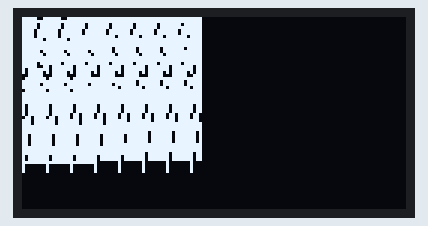
This sketch was run on a simulated ESP8266 (NodeMCU). Shown: 128×64 one-colour display. WiFi joins after 1.5 s; servers stay silent unless stated.

Above: at 1.6 s.
At 11.6 s:
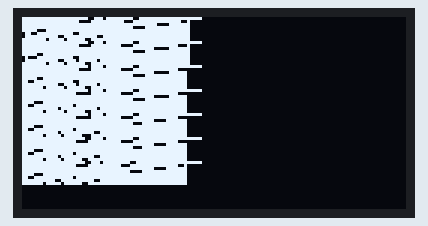
At 21.6 s:
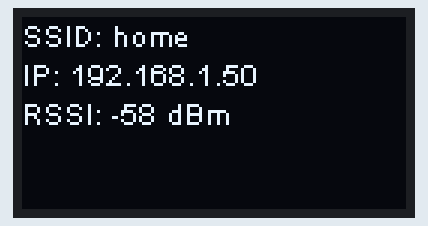

Measured:
- what the display in image 0 shows lasts 10.0 s, from 1.5 s to 11.5 s

The sketch:

Teste_display_OLED.ino
```cpp
// WiFi includes
#include <ESP8266WiFi.h>
// WiFiManager includes
#include <ESP8266WebServer.h>
#include <WiFiManager.h>
// OTA Includes
#include <ESP8266mDNS.h>
#include <ArduinoOTA.h>

// Include the correct display library
// For a connection via I2C using Wire include
#include <Wire.h>  // Only needed for Arduino 1.6.5 and earlier
#include "SSD1306Wire.h" // legacy include: `#include "SSD1306.h"`

SSD1306Wire  display(0x3c, D2, D1);//SCK,SDA
// SH1106 display(0x3c, D3, D5);

const unsigned char logo [] PROGMEM = {
0x9f, 0x9f, 0xff, 0xff, 0xff, 0xff, 0xff, 0xff, 0xff, 0xff, 0xff, 0xff, 0xff, 0xff, 0xff, 0xdf,
  0xdf, 0xdf, 0xdf, 0xdf, 0xdf, 0xdf, 0xdf, 0xdf, 0xdf, 0xdf, 0xdf, 0xdf, 0xdf, 0xdf, 0xff, 0xef,
  0xef, 0xef, 0xef, 0xef, 0xef, 0xef, 0xef, 0xef, 0xef, 0xef, 0xef, 0xef, 0xef, 0xef, 0xef, 0xef,
  0xef, 0xef, 0xff, 0x7f, 0x7f, 0x7f, 0x7f, 0x7f, 0x7f, 0x7f, 0xff, 0xff, 0xff, 0xff, 0xff, 0xff,
  0xff, 0xff, 0xff, 0xff, 0xff, 0xff, 0xff, 0xff, 0xff, 0xff, 0xff, 0xff, 0xff, 0xff, 0xff, 0xff,
  0xff, 0xff, 0xff, 0xbf, 0xbf, 0xbf, 0xbf, 0xbf, 0xbf, 0xbf, 0xbf, 0xbf, 0xbf, 0xbf, 0xff, 0x7f,
  0x7f, 0x7f, 0x7f, 0x7f, 0x7f, 0x7f, 0xff, 0xff, 0xff, 0xff, 0xff, 0xff, 0xff, 0xff, 0xff, 0xff,
  0xff, 0xff, 0xff, 0xff, 0xff, 0xff, 0xff, 0xdf, 0xdf, 0xdf, 0xdf, 0xdf, 0xdf, 0xdf, 0xdf, 0x9f,
  0x9f, 0xfd, 0xfd, 0xfd, 0xfd, 0xfd, 0xfd, 0xfd, 0xfd, 0xfd, 0xfd, 0xfd, 0xfd, 0xfd, 0xfd, 0xfd,
  0x7d, 0x7d, 0x7d, 0x7d, 0x7d, 0x7d, 0x7d, 0x7d, 0x7c, 0x7c, 0x7c, 0x7c, 0x7c, 0x7c, 0x7c, 0xfe,
  0xfe, 0xfe, 0xfe, 0xff, 0xff, 0xff, 0xff, 0xff, 0xff, 0xff, 0xff, 0xff, 0xbf, 0xbf, 0xbf, 0xbf,
  0xbf, 0xbf, 0xbf, 0xbf, 0xbf, 0xbf, 0xbf, 0xff, 0xff, 0xff, 0xff, 0xff, 0xfe, 0xfe, 0xfe, 0xfe,
  0xfe, 0xfe, 0xfe, 0xff, 0xff, 0xff, 0xff, 0xff, 0xff, 0xff, 0xff, 0xff, 0xff, 0xff, 0xff, 0xff,
  0xff, 0xff, 0xff, 0xff, 0xff, 0xff, 0xff, 0xff, 0xff, 0xff, 0xff, 0xff, 0xff, 0xff, 0xff, 0xff,
  0xff, 0xff, 0xff, 0xff, 0xff, 0xff, 0xff, 0xff, 0xfd, 0xfd, 0xfd, 0xfd, 0xfd, 0xfd, 0xfd, 0xfd,
  0xfd, 0xfd, 0xfd, 0xfd, 0xfd, 0xfd, 0xfd, 0xfd, 0xfd, 0xfd, 0xfd, 0xfd, 0xfd, 0xfd, 0xfd, 0xfd,
  0xfd, 0xfd, 0xf6, 0xf6, 0xf6, 0xf6, 0xf6, 0xf6, 0xf6, 0xf6, 0xf6, 0xf6, 0xf6, 0xf6, 0xf6, 0xf6,
  0xf7, 0xf7, 0xf7, 0xf7, 0xf7, 0xf7, 0xf7, 0xf7, 0xf7, 0xf7, 0xf7, 0xf7, 0xff, 0xff, 0xff, 0xff,
  0xff, 0xff, 0xff, 0xff, 0xff, 0xff, 0xff, 0xff, 0xff, 0xff, 0xff, 0xff, 0xff, 0xff, 0xff, 0xff,
  0xff, 0xff, 0xff, 0xff, 0xff, 0xfb, 0xfb, 0xfb, 0xfb, 0xfb, 0xfb, 0xfb, 0xfb, 0xfb, 0xfb, 0xfb,
  0xfb, 0xfb, 0xfb, 0xfb, 0xfb, 0xfb, 0xfb, 0xfb, 0xfb, 0xfb, 0xfb, 0xfb, 0xfb, 0xfb, 0xfb, 0xfb,
  0xfb, 0xfb, 0xfb, 0xfb, 0xff, 0xff, 0xff, 0xff, 0xff, 0xff, 0xff, 0xff, 0xff, 0xff, 0xff, 0xff,
  0xff, 0xff, 0xff, 0xff, 0xff, 0xff, 0xff, 0xff, 0xff, 0xff, 0xff, 0xff, 0xff, 0xfd, 0xfd, 0xfd,
  0xfd, 0xfd, 0xfd, 0xfd, 0xfd, 0xfd, 0xfd, 0xfd, 0xfd, 0xfd, 0xfd, 0xfd, 0xfd, 0xfd, 0xfd, 0xfd,
  0xff, 0xff, 0xff, 0x01, 0x01, 0x01, 0x01, 0x01, 0x01, 0x01, 0x01, 0x01, 0x01, 0x01, 0x01, 0x01,
  0x01, 0x01, 0x01, 0x01, 0x01, 0x01, 0x01, 0x01, 0x01, 0x01, 0x01, 0x01, 0x01, 0x01, 0x01, 0x01,
  0x01, 0x01, 0x01, 0x01, 0x01, 0x01, 0x01, 0x01, 0x01, 0x01, 0x01, 0x01, 0x01, 0x01, 0x01, 0x01,
  0x01, 0x01, 0x01, 0x01, 0x01, 0x01, 0x01, 0x01, 0x01, 0x01, 0x01, 0x01, 0x01, 0x01, 0x01, 0x01,
  0x01, 0x01, 0x01, 0x01, 0x01, 0x01, 0x01, 0x01, 0x01, 0x01, 0x01, 0x01, 0x01, 0x01, 0x01, 0x01,
  0x01, 0x01, 0x01, 0x01, 0x01, 0x01, 0x01, 0x01, 0x01, 0x01, 0x01, 0x01, 0x01, 0x01, 0x01, 0x01,
  0x01, 0x01, 0x01, 0x01, 0x01, 0x01, 0x01, 0x01, 0x01, 0x01, 0x01, 0x01, 0x01, 0x01, 0x01, 0x01,
  0x01, 0x01, 0x01, 0x01, 0x01, 0x01, 0x01, 0x01, 0x01, 0x01, 0x01, 0x01, 0x01, 0x01, 0x01, 0x01,
  0x01, 0x01, 0x01, 0x01, 0x00, 0x00, 0x00, 0x00, 0x00, 0x00, 0x00, 0x00, 0x00, 0x00, 0x00, 0x00,
  0x00, 0x00, 0x00, 0x00, 0x00, 0x00, 0x00, 0x00, 0x00, 0x00, 0x00, 0x00, 0x00, 0x00, 0x00, 0x00,
  0x00, 0x00, 0x00, 0x00, 0x00, 0x00, 0x00, 0x00, 0x00, 0x00, 0x00, 0x00, 0x00, 0x00, 0x00, 0x00,
  0x00, 0x00, 0x00, 0x00, 0x00, 0x00, 0x00, 0x00, 0x00, 0x00, 0x00, 0x00, 0x00, 0x00, 0x00, 0x00,
  0x00, 0x00, 0x00, 0x00, 0x00, 0x00, 0x00, 0x00, 0x00, 0x00, 0x00, 0x00, 0x00, 0x00, 0x00, 0x00,
  0x00, 0x00, 0x00, 0x00, 0x00, 0x00, 0x00, 0x00, 0x00, 0x00, 0x00, 0x00, 0x00, 0x00, 0x00, 0x00,
  0x00, 0x00, 0x00, 0x00, 0x00, 0x00, 0x00, 0x00, 0x00, 0x00, 0x00, 0x00, 0x00, 0x00, 0x00, 0x00,
  0x00, 0x00, 0x00, 0x00, 0x00, 0x00, 0x00, 0x00, 0x00, 0x00, 0x00, 0x00, 0x00, 0x00, 0x00, 0x00,
  0x00, 0x00, 0x00, 0x00, 0x00, 0x00, 0x00, 0x00, 0x00, 0x00, 0x00, 0x00, 0x00, 0x00, 0x00, 0x00,
  0x00, 0x00, 0x00, 0x00, 0x00, 0x00, 0x00, 0x00, 0x00, 0x00, 0x00, 0x00, 0x00, 0x00, 0x00, 0x00,
  0x00, 0x00, 0x00, 0x00, 0x00, 0x00, 0x00, 0x00, 0x00, 0x00, 0x00, 0x00, 0x00, 0x00, 0x00, 0x00,
  0x00, 0x00, 0x00, 0x00, 0x00, 0x00, 0x00, 0x00, 0x00, 0x00, 0x00, 0x00, 0x00, 0x00, 0x00, 0x00,
  0x00, 0x00, 0x00, 0x00, 0x00, 0x00, 0x00, 0x00, 0x00, 0x00, 0x00, 0x00, 0x00, 0x00, 0x00, 0x00,
  0x00, 0x00, 0x00, 0x00, 0x00, 0x00, 0x00, 0x00, 0x00, 0x00, 0x00, 0x00, 0x00, 0x00, 0x00, 0x00,
  0x00, 0x00, 0x00, 0x00, 0x00, 0x00, 0x00, 0x00, 0x00, 0x00, 0x00, 0x00, 0x00, 0x00, 0x00, 0x00,
  0x00, 0x00, 0x00, 0x00, 0x00, 0x00, 0x00, 0x00, 0x00, 0x00, 0x00, 0x00, 0x00, 0x00, 0x00, 0x00,
  0x00, 0x00, 0x00, 0x00, 0x00, 0x00, 0x00, 0x00, 0x00, 0x00, 0x00, 0x00, 0x00, 0x00, 0x00, 0x00,
  0x00, 0x00, 0x00, 0x00, 0x00, 0x00, 0x00, 0x00, 0x00, 0x00, 0x00, 0x00, 0x00, 0x00, 0x00, 0x00,
  0x00, 0x00, 0x00, 0x00, 0x00, 0x00, 0x00, 0x00, 0x00, 0x00, 0x00, 0x00, 0x00, 0x00, 0x00, 0x00,
  0x00, 0x00, 0x00, 0x00, 0x00, 0x00, 0x00, 0x00, 0x00, 0x00, 0x00, 0x00, 0x00, 0x00, 0x00, 0x00,
  0x00, 0x00, 0x00, 0x00, 0x00, 0x00, 0x00, 0x00, 0x00, 0x00, 0x00, 0x00, 0x00, 0x00, 0x00, 0x00,
  0x00, 0x00, 0x00, 0x00, 0x00, 0x00, 0x00, 0x00, 0x00, 0x00, 0x00, 0x00, 0x00, 0x00, 0x00, 0x00,
  0x00, 0x00, 0x00, 0x00, 0x00, 0x00, 0x00, 0x00, 0x00, 0x00, 0x00, 0x00, 0x00, 0x00, 0x00, 0x00,
  0x00, 0x00, 0x00, 0x00, 0x00, 0x00, 0x00, 0x00, 0x00, 0x00, 0x00, 0x00, 0x00, 0x00, 0x00, 0x00,
  0x00, 0x00, 0x00, 0x00, 0x00, 0x00, 0x00, 0x00, 0x00, 0x00, 0x00, 0x00, 0x00, 0x00, 0x00, 0x00,
  0x00, 0x00, 0x00, 0x00, 0x00, 0x00, 0x00, 0x00, 0x00, 0x00, 0x00, 0x00, 0x00, 0x00, 0x00, 0x00,
  0x00, 0x00, 0x00, 0x00, 0x00, 0x00, 0x00, 0x00, 0x00, 0x00, 0x00, 0x00, 0x00, 0x00, 0x00, 0x00,
  0x00, 0x00, 0x00, 0x00, 0x00, 0x00, 0x00, 0x00, 0x00, 0x00, 0x00, 0x00, 0x00, 0x00, 0x00, 0x00,
  0x00, 0x00, 0x00, 0x00, 0x00, 0x00, 0x00, 0x00, 0x00, 0x00, 0x00, 0x00, 0x00, 0x00, 0x00, 0x00,
  0x00, 0x00, 0x00, 0x00, 0x00, 0x00, 0x00, 0x00, 0x00, 0x00, 0x00, 0x00, 0x00, 0x00, 0x00, 0x00,
  0x00, 0x00, 0x00, 0x00, 0x00, 0x00, 0x00, 0x00, 0x00, 0x00, 0x00, 0x00, 0x00, 0x00, 0x00, 0x00,
  0x00, 0x00, 0x00, 0x00, 0x00, 0x00, 0x00, 0x00, 0x00, 0x00, 0x00, 0x00, 0x00, 0x00, 0x00, 0x00,
  0x00, 0x00, 0x00, 0x00, 0x00, 0x00, 0x00, 0x00};

void setup() {
  WiFiManager WFManager;
  //WFManager.resetSettings();
  if (!WFManager.autoConnect("ESP12E_AP_MODE", "12345678")) {
    Serial.println( "Falha ao conectar. Excedeu o tempo limite para conexao.");
    delay(3000);
    //Reinicia o ESP e tenta novamente ou entra em sono profundo (DeepSleep)
    ESP.reset();
    delay(5000);
  }

  display.init();
  display.flipScreenVertically();
  display.setContrast(255);

  ArduinoOTA.begin();
  ArduinoOTA.onStart([]() {
    display.clear();
    display.setFont(ArialMT_Plain_10);
    display.setTextAlignment(TEXT_ALIGN_CENTER_BOTH);
    display.drawString(display.getWidth() / 2, display.getHeight() / 2 - 10, "OTA Update");
    display.display();
  });

  ArduinoOTA.onProgress([](unsigned int progress, unsigned int total) {
    display.drawProgressBar(4, 32, 120, 8, progress / (total / 100) );
    display.display();
  });

  ArduinoOTA.onEnd([]() {
    display.clear();
    display.setFont(ArialMT_Plain_10);
    display.setTextAlignment(TEXT_ALIGN_CENTER_BOTH);
    display.drawString(display.getWidth() / 2, display.getHeight() / 2, "Restart");
    display.display();
  });

  // Align text vertical/horizontal center
  drawLogo();
  delay(10000);
  display.clear();
  drawLogoFast();
  delay(10000);
}

void loop() {
  display.clear();
  showIP();
  ArduinoOTA.handle();
}

void showLogo() {
}
void showIP() {
  String msg = "SSID: " + WiFi.SSID() + "\nIP: " + WiFi.localIP().toString() + "\nRSSI: " + String(WiFi.RSSI()) + " dBm";
  // TEXT_ALIGN_LEFT, TEXT_ALIGN_CENTER, TEXT_ALIGN_RIGHT, TEXT_ALIGN_CENTER_BOTH
  display.setTextAlignment(TEXT_ALIGN_LEFT);
  // ArialMT_Plain_10, ArialMT_Plain_16, ArialMT_Plain_24
  display.setFont(ArialMT_Plain_10);
  //    display.drawString(display.getWidth()/2, display.getHeight()/2,msg);
  display.drawString(0, 0, msg);
  display.display();
}

void drawLogo() {
  display.setTextAlignment(TEXT_ALIGN_LEFT);
  display.drawXbm(0, 0, 60, 52, logo);
//  display.drawFastImage(0, 0, 60, 52, logo);
  display.display();
}
void drawLogoFast() {
  display.setTextAlignment(TEXT_ALIGN_LEFT);
//  display.drawXbm(0, 0, 60, 52, logo);
  display.drawFastImage(0, 0, 60, 52, logo);
  display.display();
}
```
